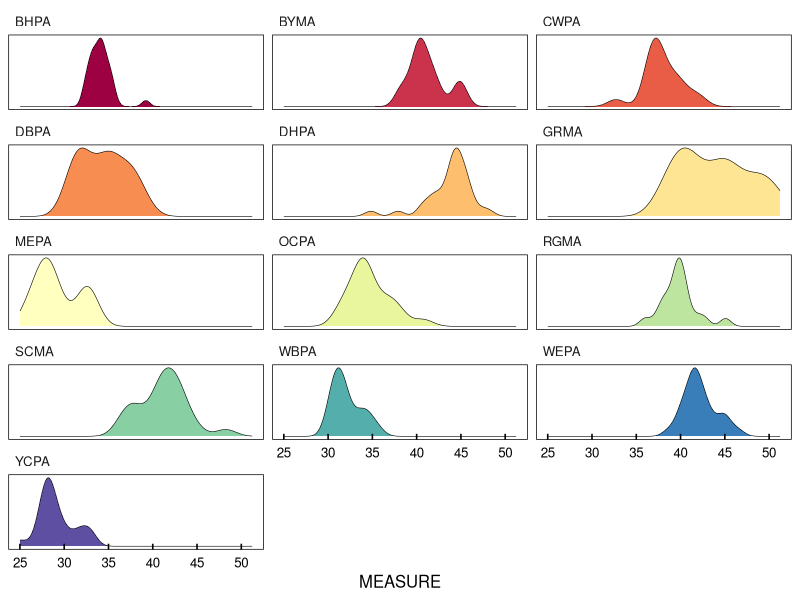
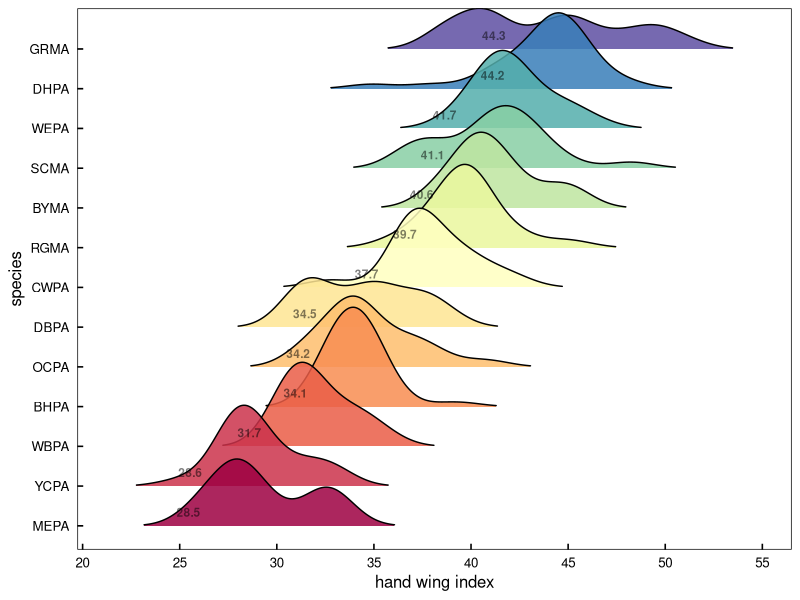
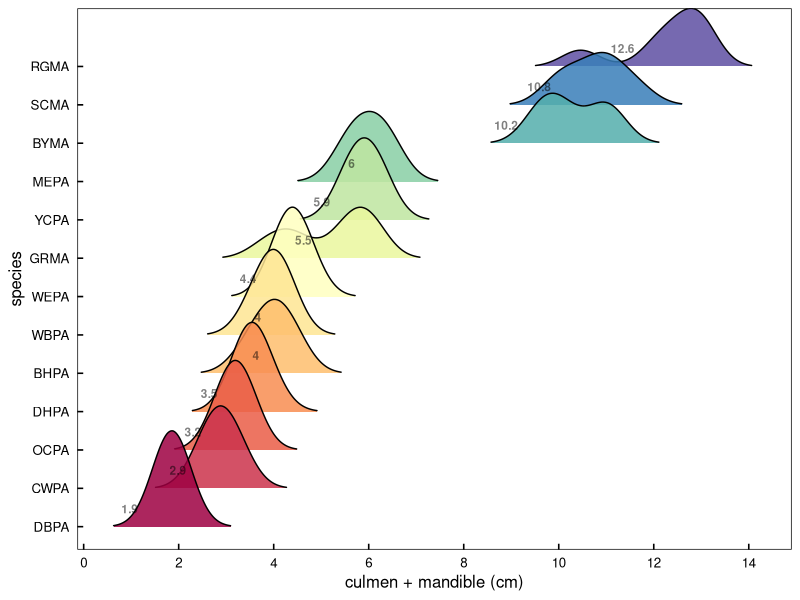
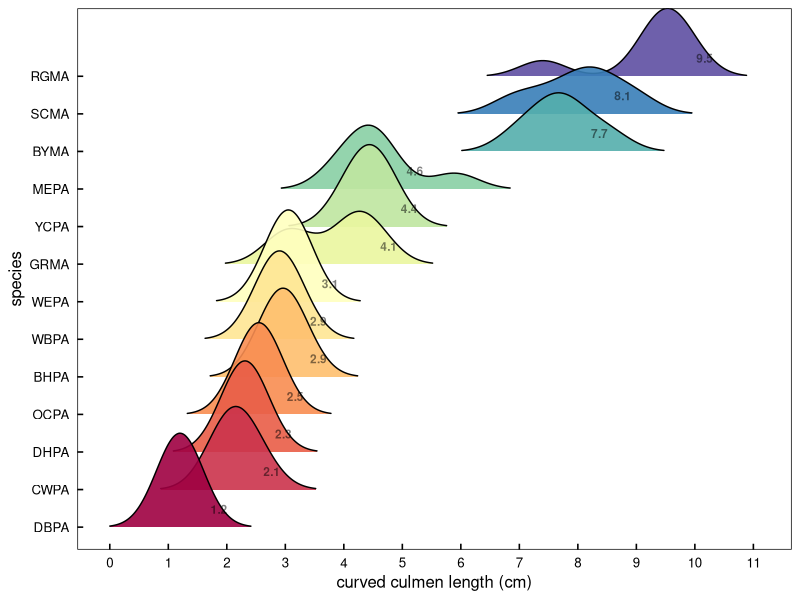
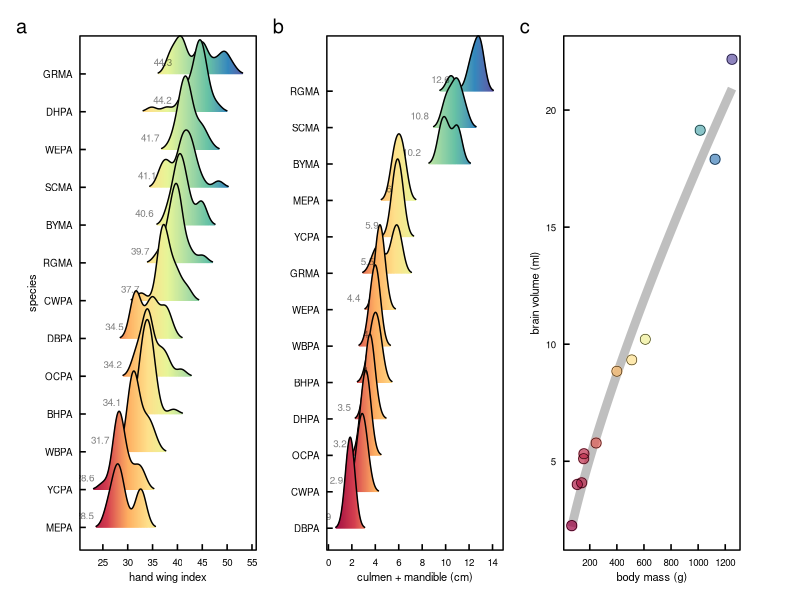

These charts were generated, in order, by the following R code:
#### this script is exploring the morphometric data 
#### from parrots, macaws, and parakeets measured in museums
#### interested in factors contributing to social roles and hierarchies
#### then some basic dataviz


library(ggplot2)      # plotting and viz
library(plyr)         # legacy df manipulation
library(dplyr)        # variable grouping and manipulation
library(reshape)      # legacy df manipulation
library(data.table)   # legacy functions on df 
library(tidyr)        # gathering and spreading
library(zoo)          # roll mean
library(ggthemes)     # helpful ggplot themes
library(forcats)
library(scales)
library(RColorBrewer) # pretty colors
library(ggridges)
library(colorspace)
library(patchwork)


# my custom ggplot theme
themeKV <- theme_few()+
  theme(strip.background = element_blank(),
        axis.line = element_blank(),
        axis.text.x = element_text(colour = "black", margin = margin(0.2, unit = "cm")),
        axis.text.y = element_text(colour = "black", margin = margin(c(1, 0.2), unit = "cm")),
        axis.ticks.x = element_line(colour = "black"), axis.ticks.y = element_line(colour = "black"),
        axis.ticks.length=unit(-0.15, "cm"),element_line(colour = "black", linewidth=.25),
        panel.border = element_rect(colour = "black", fill=NA, linewidth=.5),
        legend.title=element_blank(),
        strip.text=element_text(hjust=0))


#### read in beak and wing morph data
# setwd("/Users/kylevanhoutan/colpa_flock/")
morphs <- read.csv('data/museo_morphs.csv')

#### subset full data set for just wing data 
# focusing here on dispersal ability, so pulling "wing_Hwi" 
# wing_Hwi = hand wing index from Claramunt & Wright 2017, https://doi.org/10.1201/9781315120454
morph_HWi <- subset(morphs, MORPH == "wing_Hwi")
morph_HWi <- morph_HWi[!(morph_HWi$CODE == ""), ]  # remove blank entries in species CODE, for congeners that haven't been rescaled and assigned a CODE

# make a density plot, facet by species CODE
colourCount = length(unique(morph_HWi$CODE)) # but first expand the 11 brewer palette categories
getPalette = colorRampPalette(brewer.pal(11, "Spectral")) # interpolate colors to fit the 13 parrot species
Spectral13 <- getPalette(colourCount) # 13 color Spectral palette 

# then make the plot and call in the expanded Brewer pal
ggplot(morph_HWi, aes(x = MEASURE, fill = CODE)) + 
  themeKV + theme(legend.position = "none") +
  scale_fill_manual(values = getPalette(colourCount)) +
  #  scale_fill_brewer(palette = "Spectral") +
  theme(axis.text.y = element_blank(),
        axis.title.y = element_blank(),
        axis.ticks.y = element_blank()) +
    geom_density(size = 0.2) +
  facet_wrap(~CODE, ncol=3, scales = "free_y") +
  scale_x_continuous(breaks = seq(20, 50, by = 5))

# same data, but using ridgeline plot w/o faceting
# again use above expanded Brewer palette
ggplot(morph_HWi, aes(x = MEASURE, y = fct_reorder(CODE,MEASURE), fill = fct_reorder(CODE,MEASURE))) + 
# both y and fill are reordered by CODE's median value of MEASURE 
  themeKV + theme(legend.position = "none") +
  scale_fill_manual(values = getPalette(colourCount)) +
  geom_density_ridges(scale = 2.5, alpha = 0.85, size = 0.2, rel_min_height = 0.01, bandwidth = 1.2) +
  stat_summary(geom = "text", fontface = "bold", alpha = 0.5, size = 3, vjust = -1, hjust = 3,
               fun = "median", aes(label = round(after_stat(x), 1))) +
  scale_x_continuous(breaks = seq(20, 60, by = 5)) + 
  xlab("hand wing index") + ylab("species")


# same data, but ridgeline plot continuous x axis fill 
p1 <- ggplot(morph_HWi, aes(x = MEASURE, y = fct_reorder(CODE,MEASURE), fill = after_stat(x))) + 
  # just y is reordered by CODE's median value of MEASURE of HWi 
  themeKV + theme(legend.position = "none",
                  axis.text.x = element_text(size = 7),
                  axis.title.x = element_text(size = 8),
                  axis.text.y = element_text(size = 7),
                  axis.title.y = element_text(size = 8),) +
  scale_fill_gradientn(colours = c("#9e0142", "#d53e4f",  "#fdae61", "#fee08b", "#e6f598", "#abdda4", "#66c2a5", "#3288bd", "#5e4fa2")) +
  # more detail at https://ggplot2.tidyverse.org/reference/scale_gradient.html
  geom_density_ridges_gradient(scale = 2.5, alpha = 0.6, size = 0.2, rel_min_height = 0.01, bandwidth = 1) +
  stat_summary(geom = "text", alpha = 0.5, size = 2.5, vjust = -1, hjust = 2.5,
               fun = "median", aes(label = round(after_stat(x), 1))) +
  scale_x_continuous(breaks = seq(25, 55, by = 5)) + 
  xlab("hand wing index") + 
  ylab("species")


#### subset full data set for beak data
# focusing here on beak as a weapon, so want size
# pulling "culm_mand_SL" 
# culm_mand_SL = cumulative straight length of culmen and mandible in cm
morph_CMs <- subset(morphs, MORPH == "culm_mand_SL")
morph_CMs <- morph_CMs[!(morph_CMs$CODE == ""), ]  # remove blank entries in species CODE, for congeners that haven't been rescaled and assigned a CODE


colourCount = length(unique(morph_CMs$CODE))
getPalette = colorRampPalette(brewer.pal(11, "Spectral"))

# make ridgeline/joy plot of beak size
ggplot(morph_CMs, aes(x = MEASURE, y = fct_reorder(CODE,MEASURE), fill = fct_reorder(CODE,MEASURE))) + 
  # both y and fill are reordered by CODE's median value of MEASURE 
  themeKV + theme(legend.position = "none") +
  scale_fill_manual(values = getPalette(colourCount)) +
  geom_density_ridges(scale = 2.5, alpha = 0.85, size = 0.25, rel_min_height = 0.01, bandwidth = 0.4) +
  stat_summary(geom = "text", fontface = "bold", alpha = 0.5, size = 3, vjust = -1.5, hjust = 3,
               fun = "median", aes(label = round(after_stat(x), 1))) +
  scale_x_continuous(breaks = seq(0, 16, by = 2)) + 
  xlab("culmen + mandible (cm)") + ylab("species")


# same data, but ridgeline plot continuous x axis fill 
p2 <- ggplot(morph_CMs, aes(x = MEASURE, y = fct_reorder(CODE,MEASURE), fill = after_stat(x))) + 
  # just y is reordered by CODE's median value of MEASURE of CMs
  themeKV + theme(legend.position = "none",
                  axis.text.x = element_text(size = 7),
                  axis.title.x = element_text(size = 8),
                  axis.text.y = element_text(size = 7),
                  axis.title.y = element_text(size = 0),) +
  scale_fill_gradientn(colours = c("#9e0142", "#d53e4f",  "#fdae61", "#fee08b", "#e6f598", "#abdda4", "#66c2a5", "#3288bd", "#5e4fa2")) +
  #  scale_fill_distiller(palette = "Spectral", direction = 1) + # continuous 7 color Brewer
  geom_density_ridges_gradient(scale = 2.5, alpha = 0.6, size = 0.2, rel_min_height = 0.01, bandwidth = 0.4) +
  stat_summary(geom = "text", alpha = 0.5, size = 2.5, vjust = -1, hjust = 2.5,
               fun = "median", aes(label = round(after_stat(x), 1))) +
  scale_x_continuous(breaks = seq(0, 16, by = 2)) + 
  xlab("culmen + mandible (cm)") + 
  ylab("species")







#### subset full data set for beak data
# focusing here on beak as a weapon, so want size
# pulling "culmen_CL" 
# culmen_CL = curved culmen length in cm
morph_CCL <- subset(morphs, MORPH == "culmen_CL")
morph_CCL <- morph_CCL[!(morph_CCL$CODE == ""), ]  # remove blank entries in species CODE, for congeners that haven't been rescaled and assigned a CODE

colourCount = length(unique(morph_CCL$CODE))
getPalette = colorRampPalette(brewer.pal(11, "Spectral"))

# make ridgeline/joy plot of beak size
ggplot(morph_CCL, aes(x = MEASURE, y = fct_reorder(CODE,MEASURE), fill = fct_reorder(CODE,MEASURE))) + 
  # both y and fill are reordered by CODE's median value of MEASURE 
  themeKV + theme(legend.position = "none") +
  scale_fill_manual(values = getPalette(colourCount)) +
  geom_density_ridges(scale = 2.5, alpha = 0.9, size = 0.25, rel_min_height = 0.01, bandwidth = 0.4) +
  scale_x_continuous(breaks = seq(0, 12, by = 1)) + 
  stat_summary(geom = "text", fontface = "bold", alpha = 0.5, size = 3, vjust = -1.5, hjust = -1.8,
               fun = "median", aes(label = round(after_stat(x), 1))) +
  xlab("curved culmen length (cm)") + ylab("species")


#### read in body mass and brain volume data
massvol <- read.csv('data/body_brain.csv')

#### bar plot of body mass

p3 <- ggplot(massvol, aes(x = MASS_g, color = MASS_g, 
                          y = fct_reorder(CODE, MASS_g))) + # reorder for geom_col
  themeKV + theme(legend.position = "none",
        axis.ticks.y = element_blank(),
        axis.title.x = element_text(size = 8),
        axis.title.y = element_text(size = 0),
        axis.text.x = element_text(size = 7),
        axis.text.y = element_text(size = 6)) + 
  geom_col(alpha = 0.85, width = 0.85) + # width controls gaps between bars
  # scale_y_continuous(breaks = seq(0, 40, by = 5)) +
  scale_x_continuous(breaks = seq(0, 1400, by = 200)) +
  xlab("body mass (g)")


#### allometric function of body mass vs brain volume
## model fit is power function, residuals form this model interpreted as proxy for cognitive aptitude
## see JR Krebs & NB Davies (1993) Introduction to behavioral ecology. Blackwell: Oxford UK, p 30  

p4 <- ggplot(massvol, aes(x = MASS_g, y = BRAIN_ml)) + 
  themeKV + theme(legend.position = "none",
                  axis.text.x = element_text(size = 7),
                  axis.title.x = element_text(size = 8),
                  axis.text.y = element_text(size = 7),
                  axis.title.y = element_text(size = 8),) +
  geom_line(alpha = 0.25, size = 3, color = '#000000',
            stat = "smooth", method = 'nls', formula = 'y~a*x^b', # power fit using non-linear squares regression
              method.args = list(start= c(a = 1,b=1)), se = FALSE) + 
  geom_point(shape =19, size = 3.2, alpha = 0.7, 
             aes(color = MASS_g)) +
  geom_point(shape = 1,size = 3.2, colour = "black", stroke = 0.25,) +
  scale_colour_gradientn(colours = c("#9e0142", "#d53e4f",  "#fdae61", "#fee08b", "#e6f598", "#abdda4", "#66c2a5", "#3288bd", "#5e4fa2")) +
  scale_y_continuous(breaks = seq(0, 25, by = 5)) +
  scale_x_continuous(breaks = seq(0, 1400, by = 200)) +
  xlab("body mass (g)") + 
  ylab("brain volume (ml)")


layout <- "
AAAABBBBCCCCX"
p1 + p2 + p4 + 
  plot_layout(design = layout) +
  plot_annotation(tag_levels = 'a') # add panel labels a, b, c... etc
